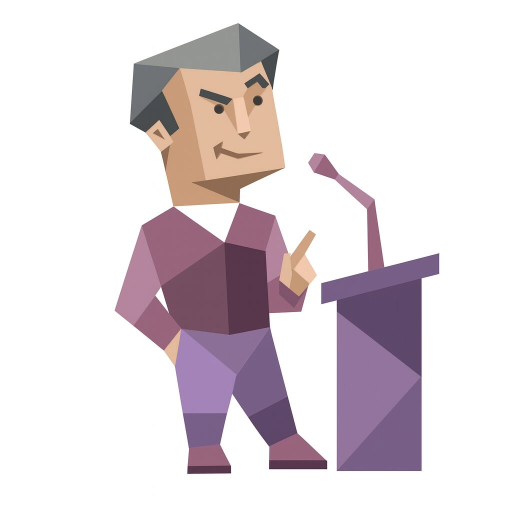
#> input picture images/entp.jpg, 1024 x 1024 px (shown at 1/2 size); its folder holds only this picture in this run
$ python -i effects.py   (imports and definitions only)
#> lines starting #> are read from the running program, lines starting #| are printed output that depends on the picture
#> further down, picture is the input picture: PIL image 1024x1024 RGB; mean R, G, B 224.7, 215.8, 220.3
"""Image treatments, all in device pixels.

Styles lay things out in logical 1080x1920 coordinates and convert with
ScaledDraw.px() before calling these. Everything here is Pillow only and
deterministic: grain comes from noise(), which is seeded per call rather than
drawn from a global generator.
"""

from __future__ import annotations

import random

from PIL import Image, ImageChops, ImageFilter, ImageOps

RGBA = tuple[int, int, int, int]


def hex_rgb(value: str) -> tuple[int, int, int]:
    value = value.lstrip("#")
    return (int(value[0:2], 16), int(value[2:4], 16), int(value[4:6], 16))


def rgba(value: str, alpha: int = 255) -> RGBA:
    return (*hex_rgb(value), alpha)


# [5 lines left out: function mix, not called in this run]


def solid(size: tuple[int, int], color: RGBA) -> Image.Image:
    return Image.new("RGBA", size, color)


# [37 lines left out: functions linear, radial, aurora, not called in this run]


def noise(size: tuple[int, int], seed: int) -> Image.Image:
    """Uniform greyscale noise from a seeded generator.

    Image.effect_noise draws from an unseeded source, so the same slide would
    come out with different grain on every render.
    """
    width, height = size
    data = random.Random(seed).randbytes(width * height)
    return Image.frombytes("L", size, data)


def grain(image: Image.Image, amount: float = 0.06, seed: int = 0) -> Image.Image:
    """Film grain in luminance only, so the hue is left alone."""
#> called with amount = 0.06, seed = 0
    speckle = noise(image.size, seed).filter(ImageFilter.GaussianBlur(0.6))
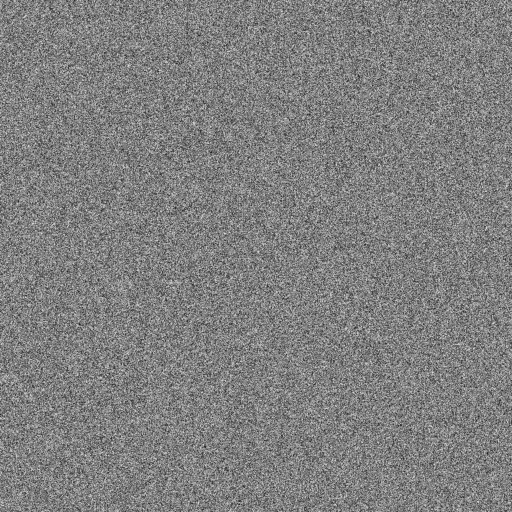
#> speckle: PIL image 1024x1024 L (shown at 1/2 size); min 17, max 237, mean 127.5
    grey = Image.merge("RGB", (speckle, speckle, speckle))
    rgb = image.convert("RGB")
    grained = ImageChops.add(rgb, grey, scale=1.0, offset=-128)
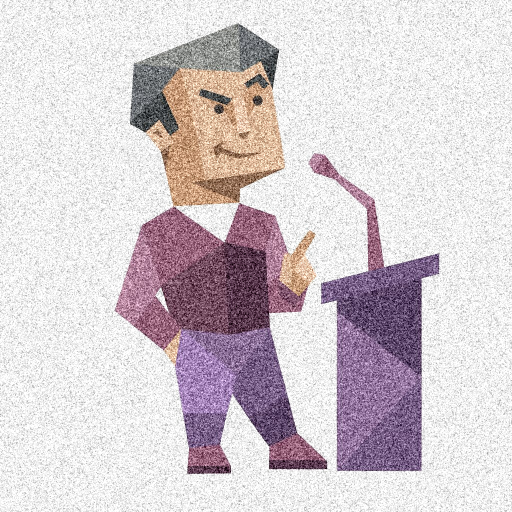
#> grained: PIL image 1024x1024 RGB (shown at 1/2 size); mean R, G, B 212.2, 203.5, 208
    blended = Image.blend(rgb, grained, amount * 4)
    result = blended.convert("RGBA")
#> (the run stopped early here; a loop or call above may not have finished)

$ run again, on images/infp.jpg
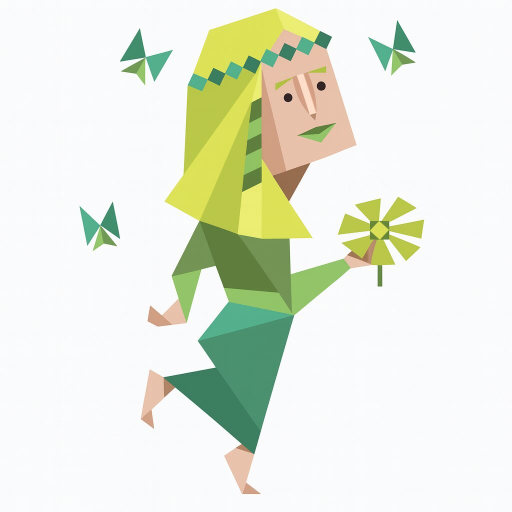
#> input picture images/infp.jpg, 1024 x 1024 px (shown at 1/2 size)
#> picture is the input picture: PIL image 1024x1024 RGB; mean R, G, B 230.6, 235.6, 221.2
#> in grain, `grained = ImageChops.add(rgb, grey, scale=1.0, offset=-128)`:
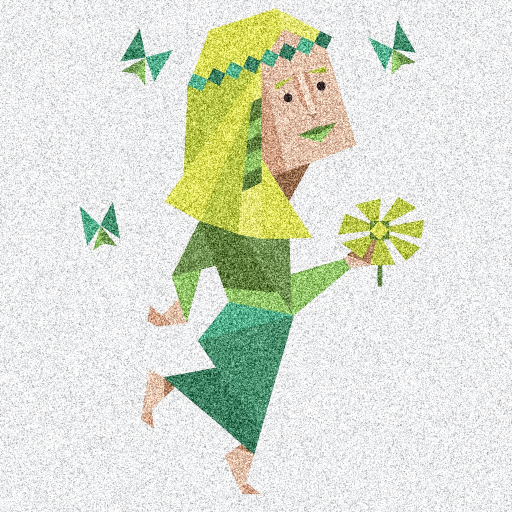
#> grained: PIL image 1024x1024 RGB (shown at 1/2 size); mean R, G, B 218.7, 223.5, 208.7
